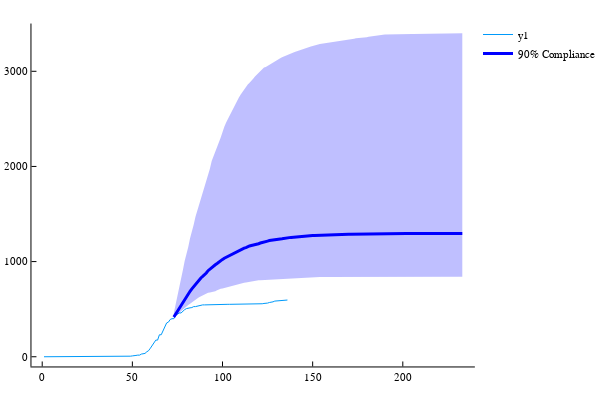

Source (notebook cell):
### Code cell
lnp,~=size(Ip)
plot(y)
plotqnt(73:72+lnp,Ip+Rp,:blue,"90% Compliance")

### Figure 1 — Plotly figure (JSON) as saved in the notebook; plotly's stock layout.template omitted (floating-point values rounded to 4 significant figures; data arrays with more than 128 entries replaced by an {"elided": "..."} marker saying what was removed)
{"data": [{"colorbar": {"title": ""}, "legendgroup": "y1", "line": {"color": "rgba(0, 154, 250, 1.000)", "dash": "solid", "shape": "linear", "width": 1}, "mode": "lines", "name": "y1", "showlegend": true, "type": "scatter", "x": {"elided": "136 int values"}, "xaxis": "x1", "y": {"elided": "136 int values"}, "yaxis": "y1", "zmax": null, "zmin": null}, {"colorbar": {"title": ""}, "fill": "tozeroy", "fillcolor": "rgba(0, 0, 255, 0.250)", "legendgroup": "90% Compliance", "line": {"color": "rgba(0, 0, 255, 1.000)", "dash": "solid", "shape": "linear", "width": 0}, "mode": "lines", "name": "90% Compliance", "showlegend": false, "type": "scatter", "x": {"elided": "322 int values"}, "xaxis": "x1", "y": {"elided": "322 float values"}, "yaxis": "y1", "zmax": null, "zmin": null}, {"colorbar": {"title": ""}, "legendgroup": "90% Compliance", "line": {"color": "rgba(0, 0, 255, 1.000)", "dash": "solid", "shape": "linear", "width": 3}, "mode": "lines", "name": "90% Compliance", "showlegend": true, "type": "scatter", "x": {"elided": "161 int values"}, "xaxis": "x1", "y": {"elided": "161 float values"}, "yaxis": "y1", "zmax": null, "zmin": null}], "layout": {"annotations": [], "height": 400, "legend": {"bgcolor": "rgba(255, 255, 255, 1.000)", "bordercolor": "rgba(0, 0, 0, 1.000)", "font": {"color": "rgba(0, 0, 0, 1.000)", "family": "sans-serif", "size": 11}, "tracegroupgap": 0, "x": 1, "y": 1}, "margin": {"b": 20, "l": 0, "r": 0, "t": 20}, "paper_bgcolor": "rgba(255, 255, 255, 1.000)", "plot_bgcolor": "rgba(255, 255, 255, 1.000)", "showlegend": true, "width": 600, "xaxis": {"anchor": "y1", "domain": [0.06582, 0.9934], "gridcolor": "rgba(0, 0, 0, 0.100)", "gridwidth": 0.5, "linecolor": "rgba(0, 0, 0, 1.000)", "mirror": false, "range": [-5.96, 240.0], "showgrid": false, "showline": true, "showticklabels": true, "tickangle": 0, "tickcolor": "rgb(0, 0, 0)", "tickfont": {"color": "rgba(0, 0, 0, 1.000)", "family": "sans-serif", "size": 11}, "tickmode": "array", "ticks": "inside", "ticktext": ["0", "50", "100", "150", "200"], "tickvals": [0, 50, 100, 150, 200], "title": "", "titlefont": {"color": "rgba(0, 0, 0, 1.000)", "family": "sans-serif", "size": 15}, "type": "-", "visible": true, "zeroline": false, "zerolinecolor": "rgba(0, 0, 0, 1.000)"}, "yaxis": {"anchor": "x1", "domain": [0.03762, 0.9902], "gridcolor": "rgba(0, 0, 0, 0.100)", "gridwidth": 0.5, "linecolor": "rgba(0, 0, 0, 1.000)", "mirror": false, "range": [-102.0, 3502.0], "showgrid": false, "showline": true, "showticklabels": true, "tickangle": 0, "tickcolor": "rgb(0, 0, 0)", "tickfont": {"color": "rgba(0, 0, 0, 1.000)", "family": "sans-serif", "size": 11}, "tickmode": "array", "ticks": "inside", "ticktext": ["0", "1000", "2000", "3000"], "tickvals": [0, 1000, 2000, 3000], "title": "", "titlefont": {"color": "rgba(0, 0, 0, 1.000)", "family": "sans-serif", "size": 15}, "type": "-", "visible": true, "zeroline": false, "zerolinecolor": "rgba(0, 0, 0, 1.000)"}}}
